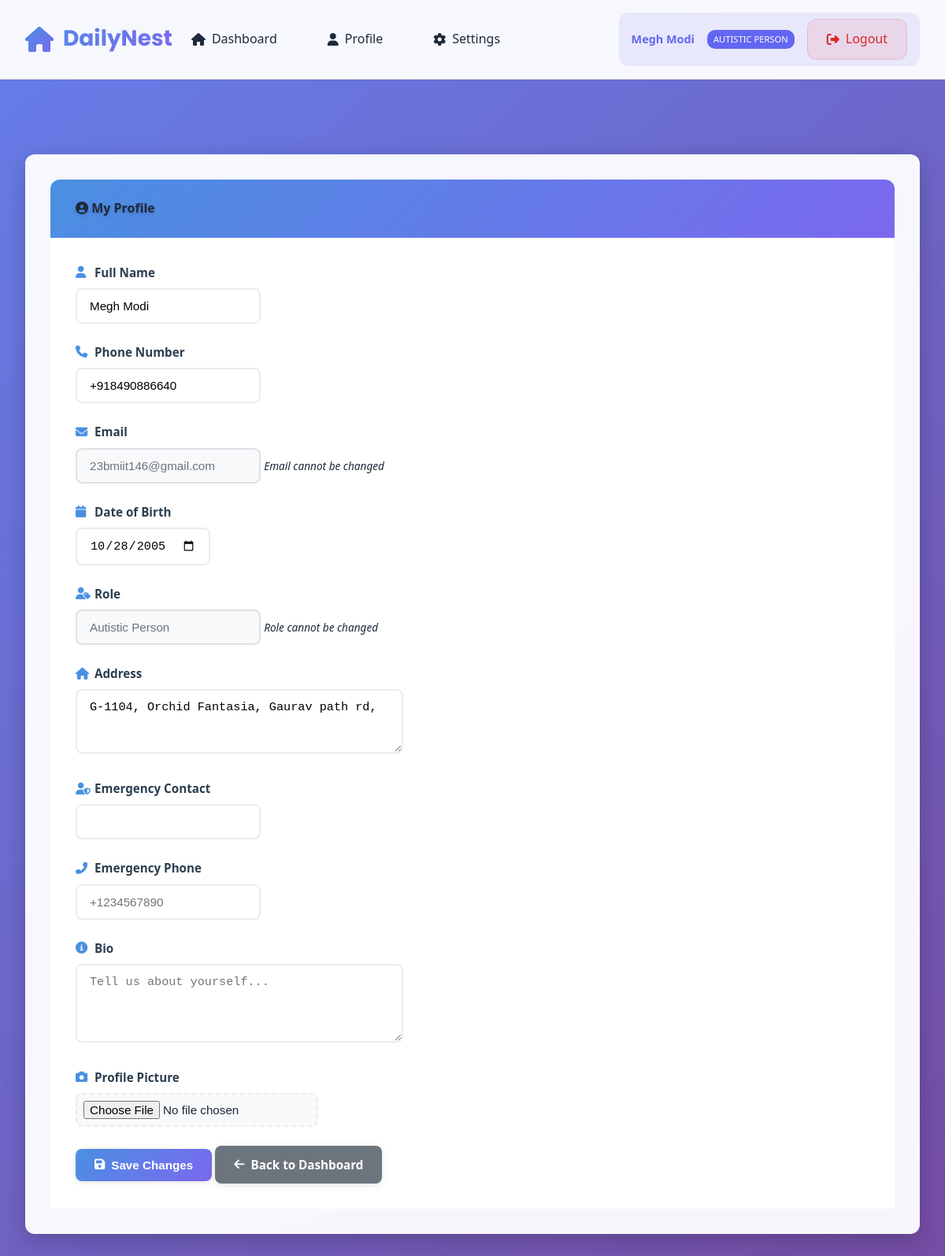
/profile/ (signed in), run on the app's committed database.
### DailyNest/models.py (models this page shows, shortened)
class CustomUser(AbstractUser):
    ROLE_CHOICES = [
        ('admin', 'Admin'),
        ('autistic_person', 'Autistic Person'),
    ]
    name = models.CharField(max_length=150, help_text="Full name of the user")
    email = models.EmailField(unique=True, help_text="Email address for login")
    role = models.CharField(max_length=20, choices=ROLE_CHOICES, default='autistic_person')
    created_at = models.DateTimeField(auto_now_add=True)
    is_email_verified = models.BooleanField(
        default=False,
        help_text="Whether the email has been verified"
    )
    email_verification_token = models.UUIDField(
        default=None,
        null=True,
        blank=True,
        editable=False,
        help_text="Token for email verification"
    )
    email_verification_sent_at = models.DateTimeField(
        null=True,
        blank=True,
        help_text="When the verification email was sent"
    )
    caregiver_pin = models.CharField(max_length=128, blank=True, null=True, help_text="6-digit PIN for caregiver mode access")
    caregiver_mode_enabled = models.BooleanField(default=False, help_text="Whether caregiver mode is set up")
    phone = models.CharField(max_length=20, blank=True, null=True, help_text="Phone number")
    date_of_birth = models.DateField(blank=True, null=True, help_text="Date of birth")
    address = models.TextField(blank=True, null=True, help_text="Home address")
    emergency_contact = models.CharField(max_length=150, blank=True, null=True, help_text="Emergency contact name")
    emergency_phone = models.CharField(max_length=20, blank=True, null=True, help_text="Emergency contact phone")
    bio = models.TextField(blank=True, null=True, help_text="Personal bio or notes")
    profile_picture = models.ImageField(upload_to='profile_pics/', blank=True, null=True, help_text="Profile picture")
    USERNAME_FIELD = 'email'
    REQUIRED_FIELDS = ['username', 'name']

### DailyNest/views.py (the view)
# urls.py: path('profile/', views.profile_view, name='profile'),
@login_required
def profile_view(request):
    if request.method == 'POST':
        form = UserProfileForm(request.POST, request.FILES, instance=request.user)
        if form.is_valid():
            form.save()
            messages.success(request, 'Profile updated successfully!')
            return redirect('profile')
    else:
        form = UserProfileForm(instance=request.user)
    return render(request, 'profile/profile.html', {
        'form': form,
        'user': request.user
    })

### DailyNest/forms.py
class UserProfileForm(forms.ModelForm):
    class Meta:
        model = CustomUser
        fields = ['name', 'phone', 'date_of_birth', 'address', 'emergency_contact',
                 'emergency_phone', 'bio', 'profile_picture']
        widgets = {
            'name': forms.TextInput(attrs={'class': 'form-control'}),
            'phone': forms.TextInput(attrs={'class': 'form-control', 'placeholder': '+1234567890'}),
            'date_of_birth': forms.DateInput(attrs={'class': 'form-control', 'type': 'date'}),
            'address': forms.Textarea(attrs={'class': 'form-control', 'rows': 3}),
            'emergency_contact': forms.TextInput(attrs={'class': 'form-control'}),
            'emergency_phone': forms.TextInput(attrs={'class': 'form-control', 'placeholder': '+1234567890'}),
            'bio': forms.Textarea(attrs={'class': 'form-control', 'rows': 4, 'placeholder': 'Tell us about yourself...'}),
            'profile_picture': forms.FileInput(attrs={'class': 'form-control'})
        }

### DailyNest/templates/profile/profile.html (shortened to what this page needs)
{% extends 'base.html' %}
{% block content %}
<div class="container mt-4">
    <div class="row justify-content-center">
        <div class="col-md-8">
            <div class="card shadow">
                <div class="card-header bg-primary text-white">
                    <h4 class="mb-0">
                        <i class="fas fa-user-circle me-2"></i>
                        My Profile
                    </h4>
                </div>
                <div class="card-body">
                    <form method="post" enctype="multipart/form-data">
                        <div class="row">
                            <div class="col-md-6">
                                <div class="mb-3">
                                    <label for="{{ form.name.id_for_label }}" class="form-label">
                                        <i class="fas fa-user me-1"></i>Full Name
                                    </label>
                                    {{ form.name }}
                                </div>
                            </div>
                            <div class="col-md-6">
                                <div class="mb-3">
                                    <label for="{{ form.phone.id_for_label }}" class="form-label">
                                        <i class="fas fa-phone me-1"></i>Phone Number
                                    </label>
                                    {{ form.phone }}
                                </div>
                            </div>
                        </div>
                        <div class="row">
                            <div class="col-md-6">
                                <div class="mb-3">
                                    <label class="form-label">
                                        <i class="fas fa-envelope me-1"></i>Email
                                    </label>
                                    <input type="email" class="form-control" value="{{ user.email }}" readonly>
                                    <small class="text-muted">Email cannot be changed</small>
                                </div>
                            </div>
                            <div class="col-md-6">
                                <div class="mb-3">
                                    <label for="{{ form.date_of_birth.id_for_label }}" class="form-label">
                                        <i class="fas fa-calendar me-1"></i>Date of Birth
                                    </label>
                                    {{ form.date_of_birth }}
                                </div>
                            </div>
                        </div>
                        <div class="mb-3">
                            <label class="form-label">
                                <i class="fas fa-user-tag me-1"></i>Role
                            </label>
                            <input type="text" class="form-control" value="{{ user.get_role_display }}" readonly>
                            <small class="text-muted">Role cannot be changed</small>
                        </div>
                        <div class="mb-3">
                            <label for="{{ form.address.id_for_label }}" class="form-label">
                                <i class="fas fa-home me-1"></i>Address
                            </label>
                            {{ form.address }}
                        </div>
                        <div class="row">
                            <div class="col-md-6">
                                <div class="mb-3">
                                    <label for="{{ form.emergency_contact.id_for_label }}" class="form-label">
                                        <i class="fas fa-user-shield me-1"></i>Emergency Contact
                                    </label>
                                    {{ form.emergency_contact }}
                                </div>
                            </div>
                            <div class="col-md-6">
                                <div class="mb-3">
                                    <label for="{{ form.emergency_phone.id_for_label }}" class="form-label">
                                        <i class="fas fa-phone-alt me-1"></i>Emergency Phone
                                    </label>
                                    {{ form.emergency_phone }}
                                </div>
                            </div>
                        </div>
                        <div class="mb-3">
                            <label for="{{ form.bio.id_for_label }}" class="form-label">
                                <i class="fas fa-info-circle me-1"></i>Bio
                            </label>
                            {{ form.bio }}
                        </div>
                        <div class="mb-3">
                            <label for="{{ form.profile_picture.id_for_label }}" class="form-label">
                                <i class="fas fa-camera me-1"></i>Profile Picture
                            </label>
                            {{ form.profile_picture }}
                        </div>
                        <div class="d-grid gap-2 d-md-flex justify-content-md-end">
                            <button type="submit" class="btn btn-primary">
                                <i class="fas fa-save me-1"></i>Save Changes
                            </button>
                            <a href="{% url 'dashboard' %}" class="btn btn-secondary">
                                <i class="fas fa-arrow-left me-1"></i>Back to Dashboard
                            </a>
                        </div>
                    </form>
                </div>
            </div>
        </div>
    </div>
</div>
{% endblock %}

### DailyNest/templates/base.html (shortened to what this page needs)
{% load static %}
<!DOCTYPE html>
<html lang="en">
<head>
    <link rel="stylesheet" href="https://cdnjs.cloudflare.com/ajax/libs/font-awesome/6.4.0/css/all.min.css">
</head>
<body data-theme="light" data-font-size="medium" data-reduce-animations="false">
    <nav class="navbar">
        <a href="/" class="navbar-brand">
            <i class="fas fa-home"></i>
            DailyNest
        </a>
        <div class="navbar-links">
            {% if user.is_authenticated %}
                <a href="/" class="nav-link">
                    <i class="fas fa-home"></i>
                    <span>Dashboard</span>
                </a>
                <a href="{% url 'profile' %}" class="nav-link">
                    <i class="fas fa-user"></i>
                    <span>Profile</span>
                </a>
                <a href="{% url 'emotion_settings' %}" class="nav-link">
                    <i class="fas fa-cog"></i>
                    <span>Settings</span>
                </a>
                <div class="user-menu">
                    <span class="user-greeting">{{ user.name }}</span>
                    <div class="user-role-badge">{{ user.get_role_display }}</div>
                    <a href="{% url 'logout' %}" class="nav-link logout-link">
                        <i class="fas fa-sign-out-alt"></i>
                        <span>Logout</span>
                    </a>
                </div>
            {% endif %}
        </div>
    </nav>
    <main class="main-content">
        <div class="container">
            {% block content %}{% endblock %}
        </div>
    </main>
</body>
</html>

### DailyNest/templates/base.html (style rules this page uses)
:root { --primary-gradient: linear-gradient(135deg, #667eea 0%, #764ba2 100%); --secondary-gradient: linear-gradient(135deg, #f093fb 0%, #f5576c 100%); --accent-gradient: linear-gradient(135deg, #4facfe 0%, #00f2fe 100%); --calm-blue: #6366f1; --soft-green: #10b981; --gentle-purple: #8b5cf6; --warm-orange: #f59e0b; --soothing-teal: #06b6d4; --bg-light: #f8fafc; --bg-dark: #0f172a; --surface-light: #ffffff; --surface-dark: #1e293b; --text-light: #1e293b; --text-dark: #f1f5f9; --focus-ring: 0 0 0 3px rgba(99, 102, 241, 0.3); --border-radius: 16px; --border-radius-lg: 24px; --transition: all 0.3s cubic-bezier(0.4, 0, 0.2, 1); --shadow-sm: 0 1px 2px 0 rgba(0, 0, 0, 0.05); --shadow-md: 0 4px 6px -1px rgba(0, 0, 0, 0.1), 0 2px 4px -1px rgba(0, 0, 0, 0.06); --shadow-lg: 0 10px 15px -3px rgba(0, 0, 0, 0.1), 0 4px 6px -2px rgba(0, 0, 0, 0.05); --shadow-xl: 0 20px 25px -5px rgba(0, 0, 0, 0.1), 0 10px 10px -5px rgba(0, 0, 0, 0.04); }
* { margin: 0; padding: 0; box-sizing: border-box; }
body { font-family: 'Inter', -apple-system, BlinkMacSystemFont, 'Segoe UI', Roboto, sans-serif; line-height: 1.6; color: var(--text-light); background: var(--bg-light); transition: var(--transition); overflow-x: hidden; }
body[data-font-size="medium"] { font-size: 16px; }
.navbar { position: fixed; top: 0; left: 0; right: 0; z-index: 1000; background: rgba(255, 255, 255, 0.95); backdrop-filter: blur(20px); border-bottom: 1px solid rgba(0, 0, 0, 0.1); padding: 1rem 2rem; display: flex; justify-content: space-between; align-items: center; transition: var(--transition); }
.navbar-brand { font-family: 'Poppins', sans-serif; font-size: 1.75rem; font-weight: 700; background: var(--primary-gradient); -webkit-background-clip: text; -webkit-text-fill-color: transparent; background-clip: text; display: flex; align-items: center; gap: 0.75rem; text-decoration: none; }
.navbar-brand i { background: var(--primary-gradient); -webkit-background-clip: text; -webkit-text-fill-color: transparent; background-clip: text; font-size: 2rem; }
.navbar-links { display: flex; gap: 1rem; align-items: center; flex: 1; justify-content: flex-end; }
.nav-link { text-decoration: none; color: var(--text-light); font-weight: 500; padding: 0.75rem 1.5rem; border-radius: var(--border-radius); display: flex; align-items: center; gap: 0.5rem; transition: var(--transition); position: relative; overflow: hidden; }
.nav-link::before { content: ''; position: absolute; top: 0; left: -100%; width: 100%; height: 100%; background: var(--primary-gradient); transition: var(--transition); z-index: -1; }
.user-menu { display: flex; align-items: center; gap: 1rem; padding: 0.5rem 1rem; background: rgba(99, 102, 241, 0.1); border-radius: var(--border-radius); margin-left: auto; }
.user-greeting { font-weight: 600; font-size: 0.9rem; color: var(--calm-blue); }
.user-role-badge { font-size: 0.7rem; padding: 0.2rem 0.5rem; background: var(--calm-blue); color: white; border-radius: 10px; text-transform: uppercase; font-weight: 500; white-space: nowrap; }
.logout-link { background: rgba(239, 68, 68, 0.1); color: #dc2626 !important; border: 1px solid rgba(239, 68, 68, 0.2); }
.main-content { margin-top: 100px; min-height: calc(100vh - 100px); padding: 2rem; }
.container { max-width: 1200px; margin: 0 auto; }
.card { background: var(--surface-light); border-radius: var(--border-radius-lg); padding: 2rem; margin-bottom: 2rem; box-shadow: var(--shadow-md); transition: var(--transition); border: 1px solid rgba(0, 0, 0, 0.05); }
.btn { padding: 1rem 2rem; border: none; border-radius: var(--border-radius); font-weight: 600; font-size: 1rem; cursor: pointer; transition: var(--transition); display: inline-flex; align-items: center; gap: 0.5rem; text-decoration: none; position: relative; overflow: hidden; }
.btn-primary { background: var(--primary-gradient); color: white; box-shadow: var(--shadow-md); }
.btn-secondary { background: var(--secondary-gradient); color: white; box-shadow: var(--shadow-md); }
.animate-fade-in-up { animation: fadeInUp 0.6s ease-out; }

### data on the page
CustomUser: name "Megh Modi", role "AUTISTIC PERSON", phone "+918490886640", email "23bmiit146@gmail.com", date_of_birth "10/28/2005", role "Autistic Person", address "G-1104, Orchid Fantasia, Gaurav path rd,"
